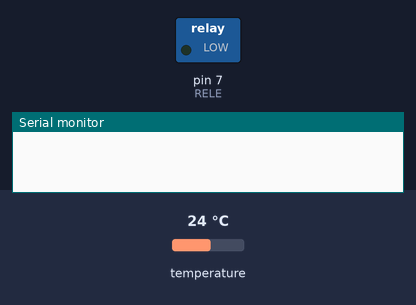
The sketch below on a simulated Arduino Uno, built with avr-gcc and run on an emulated ATmega328P. On the bench: switched loads named in the sketch (green lamp = pin HIGH), the last lines printed to the serial monitor. The inputs (shaded band) are chosen by the test bench; at power-on: temperature 24 °C.

Above: at 0.1 s.
At 0.8 s:
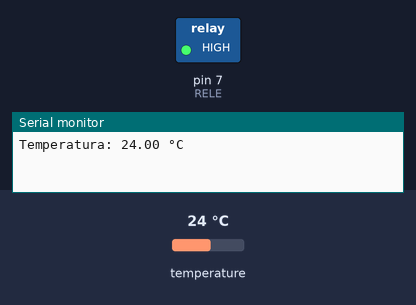
Timing chart, 0 to 2.3 s (numbered marks = the images above):
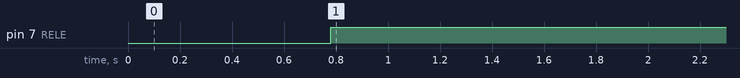

Measured:
- by itself, pin 7 (RELE): LOW → HIGH at 0.78 s

The sketch:

Pava_Electrica.ino
```cpp
/*
 * Proyecto Automatización de Pava Eléctrica
 * Miércoles 13 de octubre de 2021
 */

// Librerías
#include <OneWire.h>
#include <DallasTemperature.h>

// Objetos del sensor de temperatura
OneWire oneWire(2);
DallasTemperature temperatura(&oneWire);

// Constantes
const int RELE = 7;
const int GRADO = 26;

void setup() {

  pinMode(RELE, OUTPUT);
  Serial.begin(9600);
  temperatura.begin(); // Iniciar sensor de temperatura

}

void loop() {

  // Leer y almacenar la temperatura
  temperatura.requestTemperatures();
  float sensor = temperatura.getTempCByIndex(0);

  // Lógica de trabajo
  if (sensor > GRADO){
    digitalWrite(RELE, LOW);
  }
  else{
    digitalWrite(RELE, HIGH);
  }

  // Mostrar la temperatura en la consola
  Serial.print("Temperatura: ");
  Serial.print(sensor);
  Serial.println(" °C");

}
```
